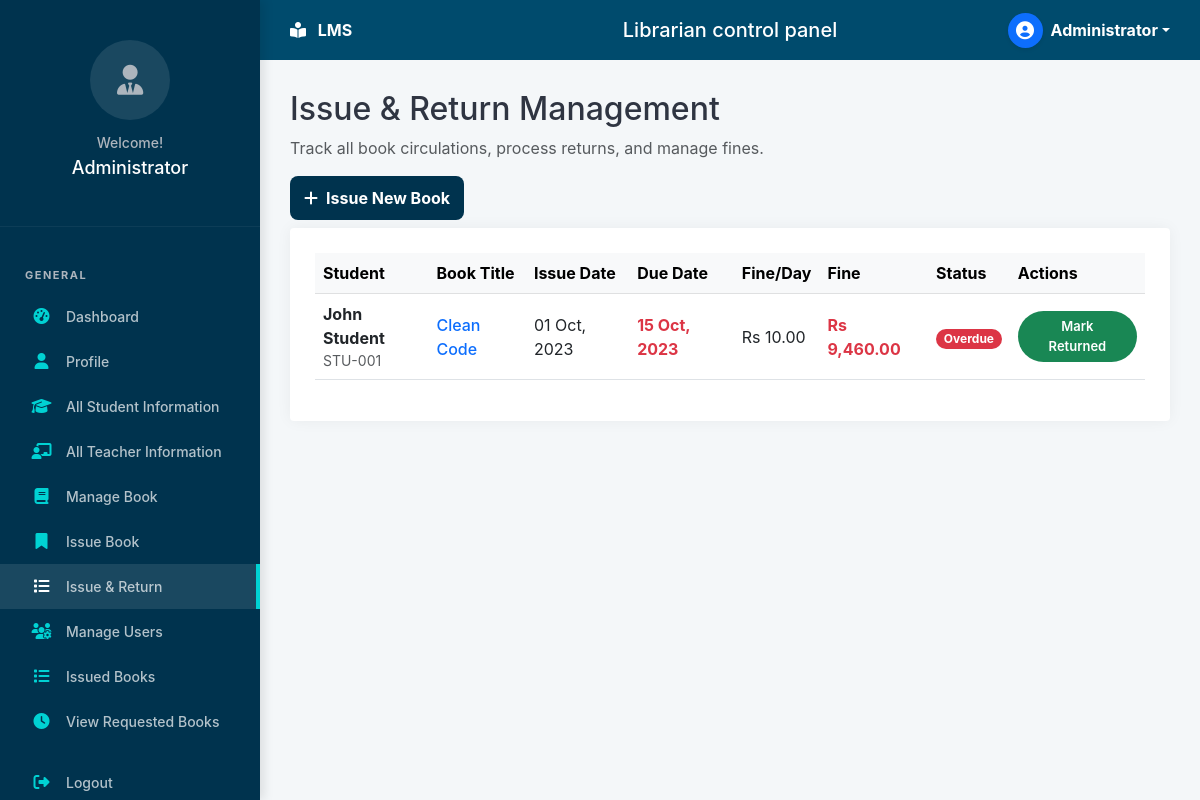
The page /admin/issues.php (signed in) on the database its author committed.
### tables this page shows
CREATE TABLE IF NOT EXISTS `issues` (
  `id` int(11) NOT NULL AUTO_INCREMENT,
  `book_id` int(11) NOT NULL,
  `user_id` int(11) NOT NULL,
  `issue_date` date NOT NULL,
  `due_date` date NOT NULL,
  `return_date` date DEFAULT NULL,
  `fine` decimal(10,2) DEFAULT 0.00,
  `fine_per_day` decimal(10,2) DEFAULT 10.00,
  `status` enum('issued','returned','overdue') DEFAULT 'issued',
  `created_at` timestamp NOT NULL DEFAULT current_timestamp(),
  PRIMARY KEY (`id`)
);

CREATE TABLE IF NOT EXISTS `users` (
  `id` int(11) NOT NULL AUTO_INCREMENT,
  `name` varchar(255) NOT NULL,
  `email` varchar(255) NOT NULL UNIQUE,
  `password` varchar(255) NOT NULL,
  `role` enum('admin','student','teacher') NOT NULL DEFAULT 'student',
  `user_id_code` varchar(50) DEFAULT NULL,  
  `phone` varchar(20) DEFAULT NULL,
  `profile_pic` varchar(255) DEFAULT 'default_user.png',
  `status` enum('active','inactive') DEFAULT 'active',
  `created_at` timestamp NOT NULL DEFAULT current_timestamp(),
  PRIMARY KEY (`id`)
);

CREATE TABLE IF NOT EXISTS `books` (
  `id` int(11) NOT NULL AUTO_INCREMENT,
  `title` varchar(255) NOT NULL,
  `author_id` int(11) DEFAULT NULL,
  `category_id` int(11) DEFAULT NULL,
  `location_id` int(11) DEFAULT NULL,
  `isbn` varchar(20) DEFAULT NULL UNIQUE,
  `quantity` int(11) NOT NULL DEFAULT 1,
  `available_quantity` int(11) NOT NULL DEFAULT 1,
  `description` text DEFAULT NULL,
  `cover_image` varchar(255) DEFAULT 'default_book.png',
  `created_at` timestamp NOT NULL DEFAULT current_timestamp(),
  PRIMARY KEY (`id`)
);

CREATE TABLE IF NOT EXISTS `settings` (
  `id` int(11) NOT NULL AUTO_INCREMENT,
  `fine_per_day` decimal(10,2) DEFAULT 10.00,
  `max_days_allowed` int(11) DEFAULT 14,
  `max_books_allowed` int(11) DEFAULT 3,
  PRIMARY KEY (`id`)
);

### includes/functions.php (called while the page is built, shortened)
<?php
function formatDate($date) {
    return date('d M, Y', strtotime($date));
}
function getOverdueDays($dueDate, $checkDate = null) {
    $due = new DateTimeImmutable(date('Y-m-d', strtotime($dueDate)));
    $check = new DateTimeImmutable(date('Y-m-d', strtotime($checkDate ?: 'today')));
    return (int)$due->diff($check)->days;
}
function calculateFine($dueDate, $fineRate, $checkDate = null) {
    return getOverdueDays($dueDate, $checkDate) * (float)$fineRate;
}
function getIssueFineRate($issue, $defaultRate = 10) {
    if (isset($issue['fine_per_day']) && $issue['fine_per_day'] !== null && $issue['fine_per_day'] !== '') {
        return (float)$issue['fine_per_day'];
    }
    return (float)$defaultRate;
}
function getIssueDisplayStatus($issue) {
    return getOverdueDays($issue['due_date'] ?? null) > 0 ? 'overdue' : 'issued';
}
?>

### admin/issues.php (the view, shortened to what this page needs)
<?php
require_once '../config/db.php';
$issues = $pdo->query("
    SELECT i.*, b.title as book_title, u.name as student_name, u.user_id_code AS student_id
    FROM issues i
    JOIN books b ON i.book_id = b.id
    JOIN users u ON i.user_id = u.id
    ORDER BY i.status ASC, i.due_date ASC
")->fetchAll();
$fine_rate = $pdo->query("SELECT fine_per_day FROM settings LIMIT 1")->fetchColumn() ?: 10;
include '../includes/header.php';
include '../includes/sidebar.php';
?>
<div class="main-content">
    <div class="dashboard-header">
        <div>
            <h2 class="page-title">Issue & Return Management</h2>
            <p class="text-muted">Track all book circulations, process returns, and manage fines.</p>
        </div>
        <div class="header-actions">
            <button class="btn-university" data-bs-toggle="modal" data-bs-target="#issueBookModal">
                <i class="fas fa-plus"></i> Issue New Book
            </button>
        </div>
    </div>
    <div class="card-custom mt-2">
        <div class="table-responsive">
            <table class="table table-hover align-middle">
                <thead class="table-light">
                    <tr>
                        <th>Student</th>
                        <th>Book Title</th>
                                <th>Issue Date</th>
                                <th>Due Date</th>
                                <th>Fine/Day</th>
                                <th>Fine</th>
                                <th>Status</th>
                        <th>Actions</th>
                    </tr>
                </thead>
                <tbody>
                    <?php if ($issues): ?>
                        <?php foreach ($issues as $issue): ?>
                            <?php
                                $display_status = getIssueDisplayStatus($issue);
                                $issue_fine_rate = getIssueFineRate($issue, $fine_rate);
                                $display_fine = $display_status === 'returned'
                                    ? calculateFine($issue['due_date'], $issue_fine_rate, $issue['return_date'])
                                    : calculateFine($issue['due_date'], $issue_fine_rate);
                            ?>
                            <tr>
                                <td>
                                    <div class="fw-bold"><?php echo $issue['student_name']; ?></div>
                                    <div class="text-muted small"><?php echo $issue['student_id']; ?></div>
                                </td>
                                <td><span class="text-primary fw-medium"><?php echo $issue['book_title']; ?></span></td>
                                <td><?php echo formatDate($issue['issue_date']); ?></td>
                                <td>
                                    <span class="<?php echo ($display_status == 'overdue') ? 'text-danger fw-bold' : ''; ?>">
                                        <?php echo formatDate($issue['due_date']); ?>
                                    </span>
                                </td>
                                <td>Rs <?php echo number_format($issue_fine_rate, 2); ?></td>
                                <td>
                                    <?php if ($display_fine > 0): ?>
                                        <span class="text-danger fw-bold">Rs <?php echo number_format($display_fine, 2); ?></span>
                                    <?php else: ?>
                                        <span class="text-muted">-</span>
                                    <?php endif; ?>
                                </td>
                                <td>
                                    <span class="badge rounded-pill <?php
                                        echo $display_status == 'issued' ? 'bg-primary' :
                                            ($display_status == 'returned' ? 'bg-success' : 'bg-danger');
                                    ?>">
                                        <?php echo ucfirst($display_status); ?>
                                    </span>
                                </td>
                                <td>
                                    <?php if ($issue['status'] != 'returned'): ?>
                                        <form action="../actions/issue_actions.php" method="POST" class="d-inline">
                                            <button type="submit" class="btn btn-sm btn-success rounded-pill px-3">Mark Returned</button>
                                        </form>
                                    <?php else: ?>
                                        <span class="small text-muted"><?php echo formatDate($issue['return_date']); ?></span>
                                    <?php endif; ?>
                                </td>
                            </tr>
                        <?php endforeach; ?>
                    <?php else: ?>
                        <tr><td colspan="8" class="text-center py-5 text-muted">No circulation records found.</td></tr>
                    <?php endif; ?>
                </tbody>
            </table>
        </div>
    </div>
</div>
<?php include '../includes/footer.php'; ?>

### assets/css/style.css (style rules this page uses)
:root { --navy-dark: #002b44; --navy-sidebar: #00334e; --navy-header: #004b6d; --text-white: #ffffff; --text-muted: #adb5bd; --card-cyan: #17a2b8; --card-green: #28a745; --card-cyan: #00d2d3; --card-green: #1dd1a1; --card-red: #ff6b6b; --card-orange: #ffc107; --card-blue: #48dbfb; --bg-light: #f4f7f9; --border-color: #dee2e6; --sidebar-width: 260px; --header-height: 60px; --transition: all 0.3s ease; --sidebar-hover: rgba(255, 255, 255, 0.08); --sidebar-active: #00d2d3; }
* { margin: 0; padding: 0; box-sizing: border-box; }
body { font-family: "Inter", -apple-system, BlinkMacSystemFont, "Segoe UI", Roboto, sans-serif; background-color: var(--bg-light); color: #2f3542; overflow-x: hidden; }
.main-content { margin-left: var(--sidebar-width); margin-top: var(--header-height); padding: 30px; min-height: calc(100vh - var(--header-height)); }
.card-custom { background: white; border-radius: 4px; box-shadow: 0 0 15px rgba(0, 0, 0, 0.05); padding: 25px; }
.btn { display: inline-flex; align-items: center; justify-content: center; gap: 8px; padding: 10px 14px; font-weight: 600; border-radius: 8px; border: none; cursor: pointer; transition: var(--transition); }
.btn-sm { padding: 6px 10px; font-size: 13px; border-radius: 6px; }
.btn-primary, .btn-university { background: var(--navy-sidebar) !important; color: var(--text-white) !important; border: none !important; }
.rounded-pill { border-radius: 50rem !important; }
.table .btn { padding: 6px 10px; }
.btn-university { background: var(--navy-sidebar); color: var(--text-white); border: none; padding: 10px 14px; font-weight: 700; border-radius: 8px; display: inline-flex; align-items: center; justify-content: center; gap: 8px; transition: var(--transition); }

### rows shown on the page
issues: user.name "John Student", user.user_id_code "STU-001", book.title "Clean Code", issue_date "01 Oct, 2023", due_date "15 Oct, 2023", display_fine "9,460.00", due_date "Overdue"
settings: fine_per_day "10.00"

### other values the page prints
$_SESSION['name'] "Administrator"
